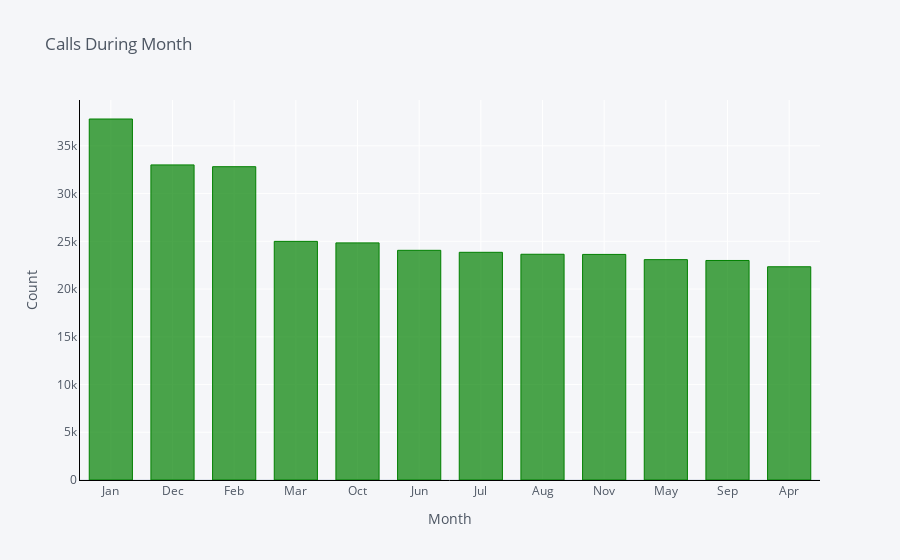

Source (notebook cell):
### Code cell
data['month'].value_counts().iplot(kind='bar',
                                       color='green',
                                       gridcolor='white',
                                       linecolor='black',
                                       theme='pearl',
                                       bargap=0.3,
                                       opacity=0.7,
                                       title='Calls During Month',
                                       yTitle='Count',
                                       xTitle='Month'
                                      )

### Figure 1 — Plotly figure (JSON) as saved in the notebook; plotly's stock layout.template omitted (floating-point values rounded to 4 significant figures)
{"data": [{"marker": {"color": "rgba(0, 128, 0, 0.7)", "line": {"color": "rgba(0, 128, 0, 1.0)", "width": 1}}, "name": "month", "orientation": "v", "text": "", "x": ["Jan", "Dec", "Feb", "Mar", "Oct", "Jun", "Jul", "Aug", "Nov", "May", "Sep", "Apr"], "y": [37811, 33002, 32816, 24995, 24835, 24057, 23849, 23645, 23628, 23081, 22993, 22336], "type": "bar"}], "layout": {"bargap": 0.3, "legend": {"bgcolor": "#F5F6F9", "font": {"color": "#4D5663"}}, "paper_bgcolor": "#F5F6F9", "plot_bgcolor": "#F5F6F9", "title": {"font": {"color": "#4D5663"}, "text": "Calls During Month"}, "xaxis": {"gridcolor": "white", "linecolor": "black", "showgrid": true, "tickfont": {"color": "#4D5663"}, "title": {"font": {"color": "#4D5663"}, "text": "Month"}, "zerolinecolor": "#E1E5ED"}, "yaxis": {"gridcolor": "white", "linecolor": "black", "showgrid": true, "tickfont": {"color": "#4D5663"}, "title": {"font": {"color": "#4D5663"}, "text": "Count"}, "zerolinecolor": "#E1E5ED"}}}
